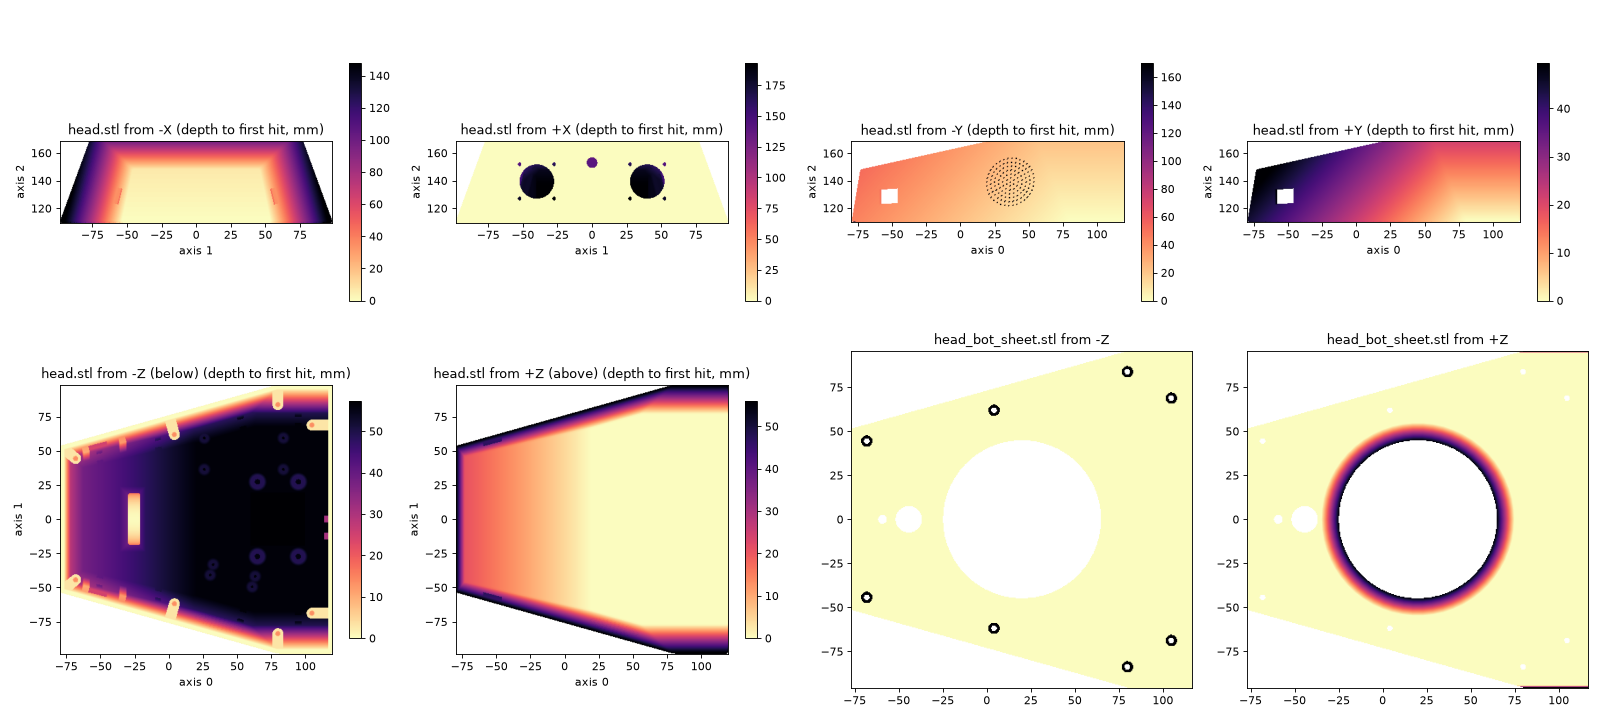

Reproduce this figure in Python.
"""Depth maps of the official Open Duck Mini v2 head.stl and head_bot_sheet.stl from six sides: an opening shows as a
patch whose first hit is far deeper than the wall around it. Units as in the STL (mm assumed)."""
import sys, numpy as np, trimesh
import matplotlib; matplotlib.use('Agg'); import matplotlib.pyplot as plt
d=sys.argv[1]; out=sys.argv[2]
H=trimesh.load(d+'/head.stl'); B=trimesh.load(d+'/head_bot_sheet.stl')
print('head bounds', H.bounds.round(1).tolist(), 'extents', H.extents.round(1).tolist(), 'watertight', H.is_watertight)
print('bot bounds', B.bounds.round(1).tolist())
def depth(m, axis, sign, step=0.5):
    lo,hi=m.bounds; a=[i for i in range(3) if i!=axis]
    u=np.arange(lo[a[0]],hi[a[0]],step); v=np.arange(lo[a[1]],hi[a[1]],step)
    U,V=np.meshgrid(u,v,indexing='ij'); o=np.zeros((U.size,3)); o[:,a[0]]=U.ravel(); o[:,a[1]]=V.ravel()
    o[:,axis]= (lo[axis]-5) if sign>0 else (hi[axis]+5)
    dirv=np.zeros(3); dirv[axis]=sign
    loc,ri,_=m.ray.intersects_location(o,np.tile(dirv,(len(o),1)),multiple_hits=False)
    dep=np.full(len(o),np.nan); dep[ri]=np.abs(loc[:,axis]-o[ri,axis])-5
    return dep.reshape(U.shape),(u,v),a
views=[(0,1,'from -X'),(0,-1,'from +X'),(1,1,'from -Y'),(1,-1,'from +Y'),(2,1,'from -Z (below)'),(2,-1,'from +Z (above)')]
fig,axs=plt.subplots(2,4,figsize=(20,9))
for k,(ax_,sg,t) in enumerate(views):
    dep,(u,v),a=depth(H,ax_,sg); ax=axs.flat[k]
    im=ax.imshow(dep.T,origin='lower',extent=[u[0],u[-1],v[0],v[-1]],cmap='magma_r',vmin=0,vmax=np.nanpercentile(dep,99)); ax.set_title('head.stl '+t+' (depth to first hit, mm)')
    ax.set_xlabel('axis %d'%a[0]); ax.set_ylabel('axis %d'%a[1]); fig.colorbar(im,ax=ax,shrink=0.7)
for k,(ax_,sg,t) in enumerate([(2,1,'from -Z'),(2,-1,'from +Z')]):
    dep,(u,v),a=depth(B,ax_,sg); ax=axs.flat[6+k]
    im=ax.imshow(dep.T,origin='lower',extent=[u[0],u[-1],v[0],v[-1]],cmap='magma_r'); ax.set_title('head_bot_sheet.stl '+t)
fig.tight_layout(); fig.savefig(out,dpi=80); print('saved',out)
